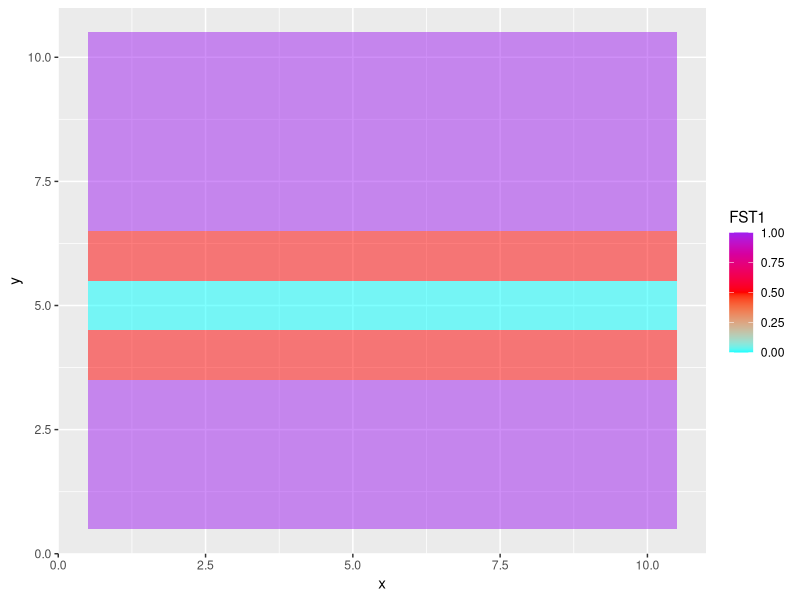
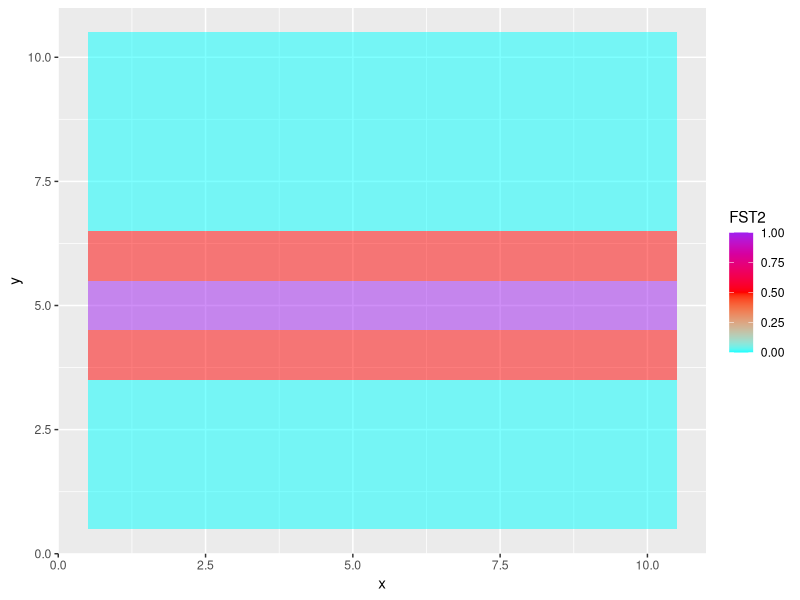
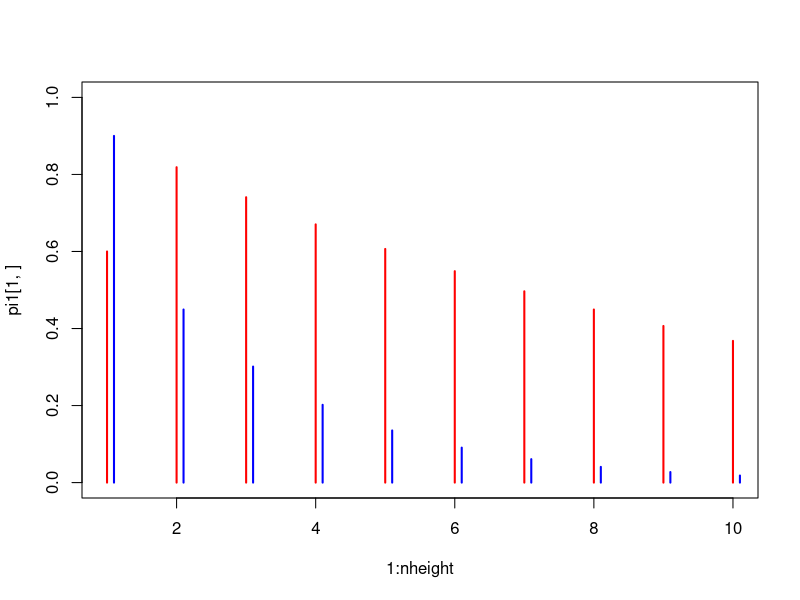

Recreate these plots in R, in order. (Note: this script raises an error after producing the figures.)
rm(list=ls())
library('ggplot2')
set.seed(1)

#settings
ntransects=100
npixels_trans=400
nheight=10
ngroup=2

#spatial coordinates of center of each transect
combo=expand.grid(x=1:10,y=1:10)
combo$trans.id=1:ntransects

#define theta matrix
combo$FST1=1
combo$FST2=0
cond=combo$y==5; combo[cond,c('FST1','FST2')]=cbind(rep(0,sum(cond)),
                                                    rep(1,sum(cond)))
cond=combo$y%in%c(4,6); combo[cond,c('FST1','FST2')]=c(0.5,0.5)
theta=combo[,c('FST1','FST2')]
rownames(theta)=paste0('t',1:ntransects)

#display theta matrix for FST1
ggplot()+
  geom_tile(data=combo,alpha=0.5,aes(x=x,y=y,fill=FST1))+
  scale_fill_gradient2(low = "cyan", mid = "red",high='purple',
                       limits=c(0,1),midpoint=0.5)

#display theta matrix for FST2
ggplot()+
  geom_tile(data=combo,alpha=0.5,aes(x=x,y=y,fill=FST2))+
  scale_fill_gradient2(low = "cyan", mid = "red",high='purple',
                       limits=c(0,1),midpoint=0.5)

#parameters
seq1=exp(-0.1*seq(from=1,to=10,length.out=nheight)); seq1[1]=0.6
seq2=exp(-0.4*seq(from=1,to=10,length.out=nheight)); seq2[1]=0.9
pi1=rbind(seq1,
          seq2)
rownames(pi1)=paste0('FST',1:2)
colnames(pi1)=paste0('h',1:nheight)

#show pi1 matrix
plot(1:nheight,pi1[1,],type='h',lwd=2,col='red',ylim=c(0,1))
for (i in 1:nheight){
  lines(rep(i+0.1,2),c(0,pi1[2,i]),col='blue',lwd=2)
}

#create combinations of transect id and pixel id
combo1=expand.grid(pixel.id=1:npixels_trans,
                  trans.id=1:ntransects)
ncombo=nrow(combo1)
combo1$order1=1:ncombo

#simulate data nmat
Nmat=matrix(rpois(ncombo*nheight,lambda=100),ncombo,nheight)
nmat=matrix(NA,ncombo,nheight)
for (i in 1:ncombo){
  #sample FST
  prob=theta[combo1$trans.id[i],]
  ind=rmultinom(1,size=1,prob)
  FST=which(ind==1)
  
  #sample nmat
  prob=pi1[FST,]
  nmat[i,]=rbinom(nheight,size=Nmat[i,],prob)
}

#export data
setwd('/Users/denisvalle/Documents/EBA stuff/simulated example')
NMAT=Nmat
colnames(nmat)=colnames(NMAT)=paste0('h',1:nheight)
rownames(nmat)=rownames(NMAT)=paste0('p',1:(ntransects*npixels_trans))
write.csv(nmat,'simdat nmat1.csv')
write.csv(NMAT,'simdat NMAT.csv')

#export auxiliary information
combo2=merge(combo,combo1,all=T); dim(combo1); dim(combo2)
combo3=combo2[order(combo2$order1),] #make sure order is correct
ind=which(colnames(combo3)%in%c('FST1','FST2','order1'))
write.csv(combo3[,-ind],'simdat auxiliary.csv',row.names=F)

#export true parameters
write.csv(theta,'simdat theta.csv')
write.csv(pi1,'simdat pi1.csv')
